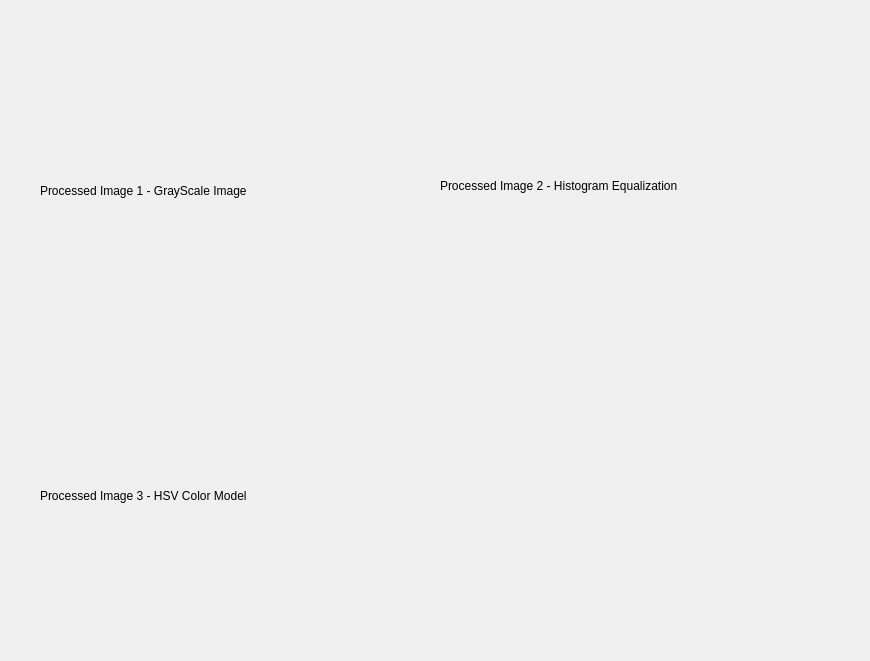
<?xml version="1.0" encoding="UTF-8"?>
<ui version="4.0">
 <class>Dialog</class>
 <widget class="QDialog" name="Dialog">
  <property name="geometry">
   <rect>
    <x>0</x>
    <y>0</y>
    <width>870</width>
    <height>661</height>
   </rect>
  </property>
  <property name="windowTitle">
   <string>Dialog</string>
  </property>
  <widget class="QLabel" name="lblDialogUI_GrayScaleImage">
   <property name="geometry">
    <rect>
     <x>40</x>
     <y>50</y>
     <width>281</width>
     <height>281</height>
    </rect>
   </property>
   <property name="text">
    <string>Processed Image 1 - GrayScale Image</string>
   </property>
  </widget>
  <widget class="QLabel" name="lblDialogUI_HistEquImage">
   <property name="geometry">
    <rect>
     <x>440</x>
     <y>50</y>
     <width>351</width>
     <height>271</height>
    </rect>
   </property>
   <property name="text">
    <string>Processed Image 2 - Histogram Equalization</string>
   </property>
  </widget>
  <widget class="QLabel" name="lblDialogUI_HSV">
   <property name="geometry">
    <rect>
     <x>40</x>
     <y>370</y>
     <width>331</width>
     <height>251</height>
    </rect>
   </property>
   <property name="text">
    <string>Processed Image 3 - HSV Color Model</string>
   </property>
  </widget>
 </widget>
 <resources/>
 <connections/>
</ui>
